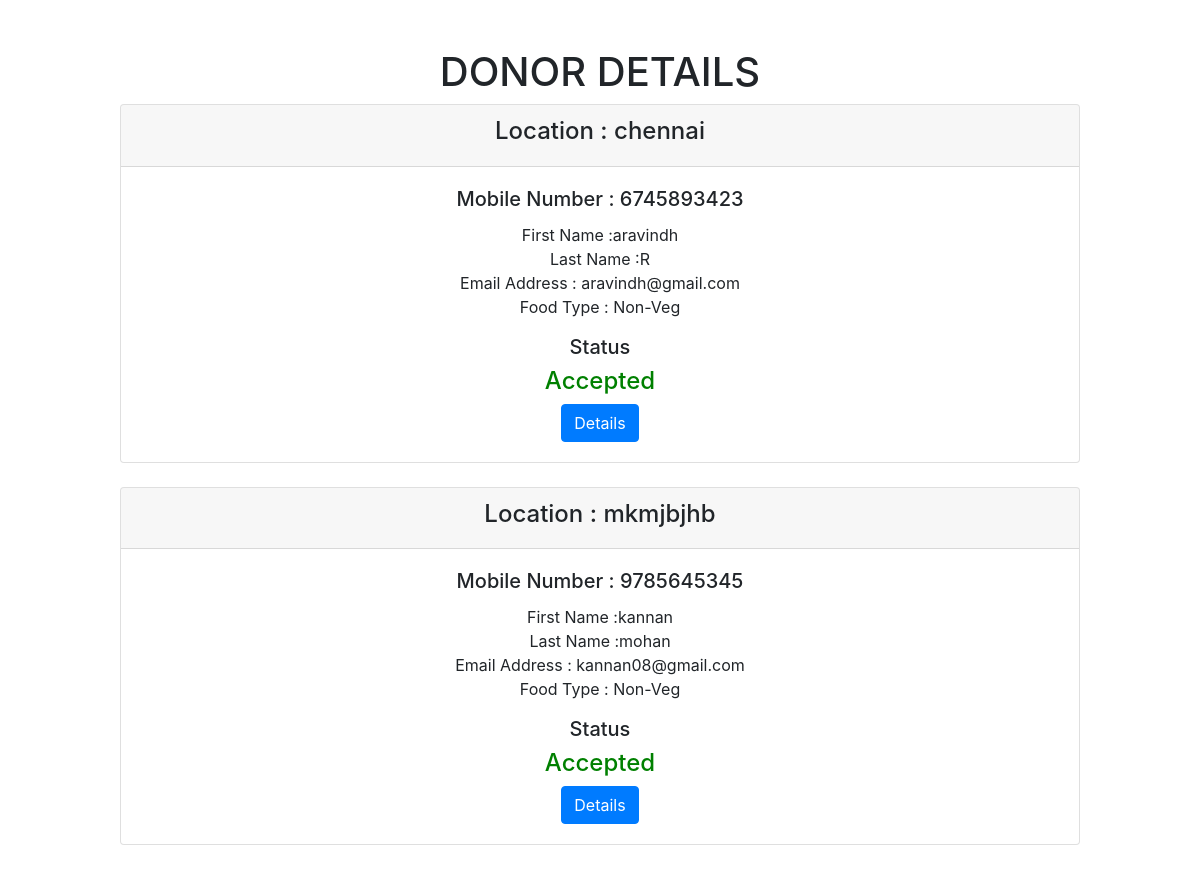
The app's page /data.php with its own data.
### tables this page shows
CREATE TABLE `donar` (
  `fname` varchar(30) NOT NULL,
  `lname` varchar(30) NOT NULL,
  `gender` varchar(20) NOT NULL,
  `email` varchar(50) NOT NULL,
  `address` varchar(50) NOT NULL,
  `city` varchar(50) NOT NULL,
  `state` varchar(50) NOT NULL,
  `zip` varchar(20) NOT NULL,
  `mobile` varchar(25) NOT NULL,
  `password` varchar(50) NOT NULL,
  `cpassword` varchar(50) NOT NULL,
  `ftype` varchar(30) NOT NULL,
  `location` varchar(50) NOT NULL,
  `status` varchar(50) NOT NULL
);

### data.php (the view, shortened to what this page needs)
<!DOCTYPE html>
<html lang="en">
<head>
    <link rel="stylesheet" href="https://stackpath.bootstrapcdn.com/bootstrap/4.4.1/css/bootstrap.min.css">
</head>
<body>
    <br>
    <br>
<center>
        <h1>DONOR DETAILS</h1>
    </center>
<?php
    $link = new mysqli("localhost","root","","eg");
        $sql=" SELECT `location`,`fname`,`lname`,`mobile`,`status`,`email`,`ftype` FROM `donar`";
        $retval = mysqli_query( $link, $sql );
     while($row = mysqli_fetch_array($retval)) {
?>
    <center>
    <form action="data.php" method="post">
    <div class="card">
        <div class="card-header">
        <?php
        $ip = $row['email'];
        $user = $ip ;
        $pp = $row['status'];
        ?>
            <h4>Location : <?php echo $row['location'] ?></h4>
        </div>
        <div class="card-body">
            <h5 class="card-title"> Mobile Number : <?php echo $row['mobile'] ?> </h5>
            <p class="card-text">
             First Name    :<?php echo $row['fname'] ?> <br>
             Last Name     :<?php echo $row['lname'] ?><br>
             Email Address : <?php echo $user; ?><br>
             Food Type     : <?php echo $row['ftype'] ?><br>
             </p>
             <h5>Status</h5>
             <?php if($pp == 'Not Accepted' || $pp == 'NULL') {?>
               <h4 style="color:red;"> <?php echo $pp; ?> </h4>
             <?php } else { ?>
                <h4 style=" color:green; "><?php echo $pp ;?> </h4>
             <?php } ?>
            <a href= <?php echo "qw.php?user=".$user ?> class="btn btn-primary">Details</a>
        </div>
    </div>
    </form><br>
    </center>
     <?php } ?>
</body>
</html>

### data.php (style rules this page uses)
.card { width: 80%; }

### records on screen
donar: location "chennai", mobile "6745893423", fname "aravindh", lname "R", email "aravindh@gmail.com", ftype "Non-Veg", status "Accepted"
donar: location "mkmjbjhb", mobile "9785645345", fname "kannan", lname "mohan", email "kannan08@gmail.com", ftype "Non-Veg", status "Accepted"
